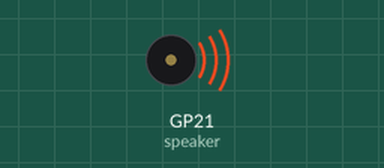
The program below on a simulated Raspberry Pi Pico running MicroPython. On the bench: buzzer (waves = sounding). At 3.0 s the program stops and its outputs stay as they are.

Above: at 0.1 s.
At 3.1 s:
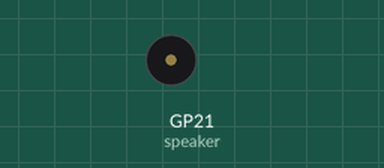
Timing chart, 0 to 4.5 s (numbered marks = the images above):
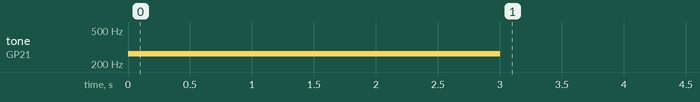

The program:

09_.py
```python
from picozero import Speaker
speaker = Speaker(21)
tempo = 3 #設定為節奏時間

speaker.play('c4', tempo) #節奏時間統一由上方輸入，可以直接輸一曲子，但先將之當成物件
speaker.off()#演奏完畢關閉法八
```

Measured:
- by itself, tone on GP21 (speaker): silent → 262 Hz at 0.00 s, → silent 3.0 s later
